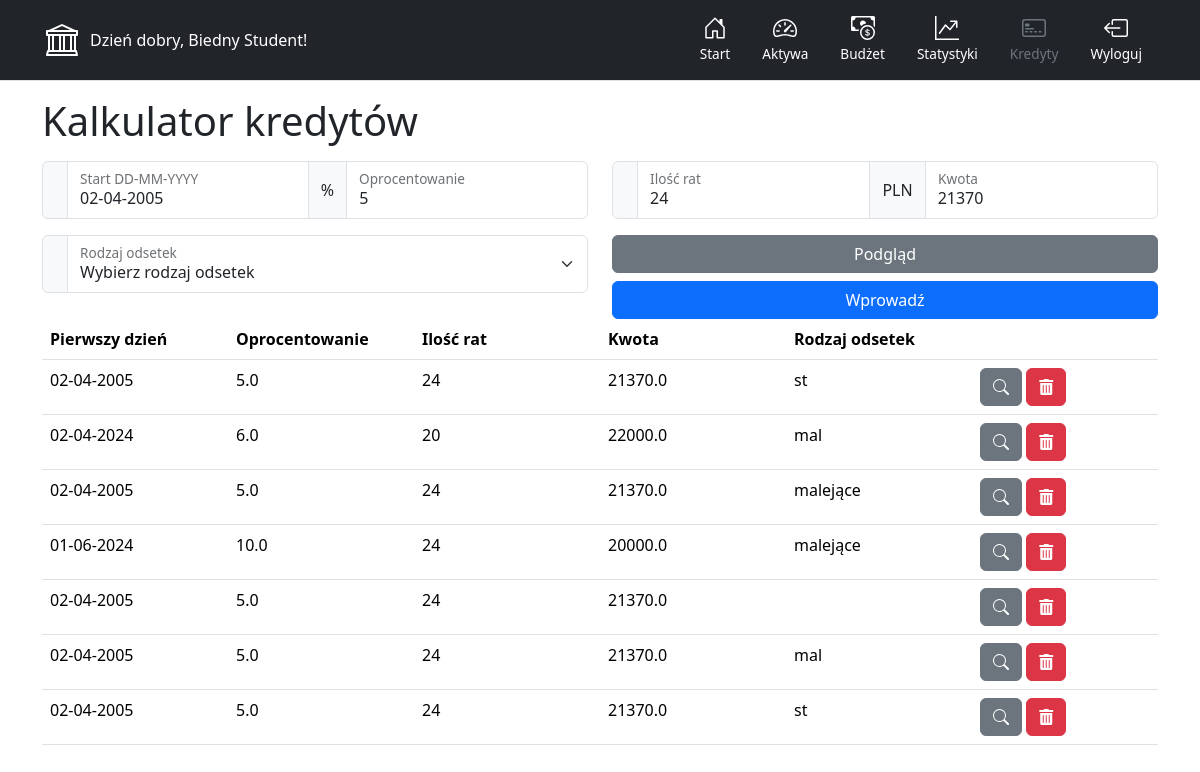
/loans (signed in), run on an earlier commit of the app's database.
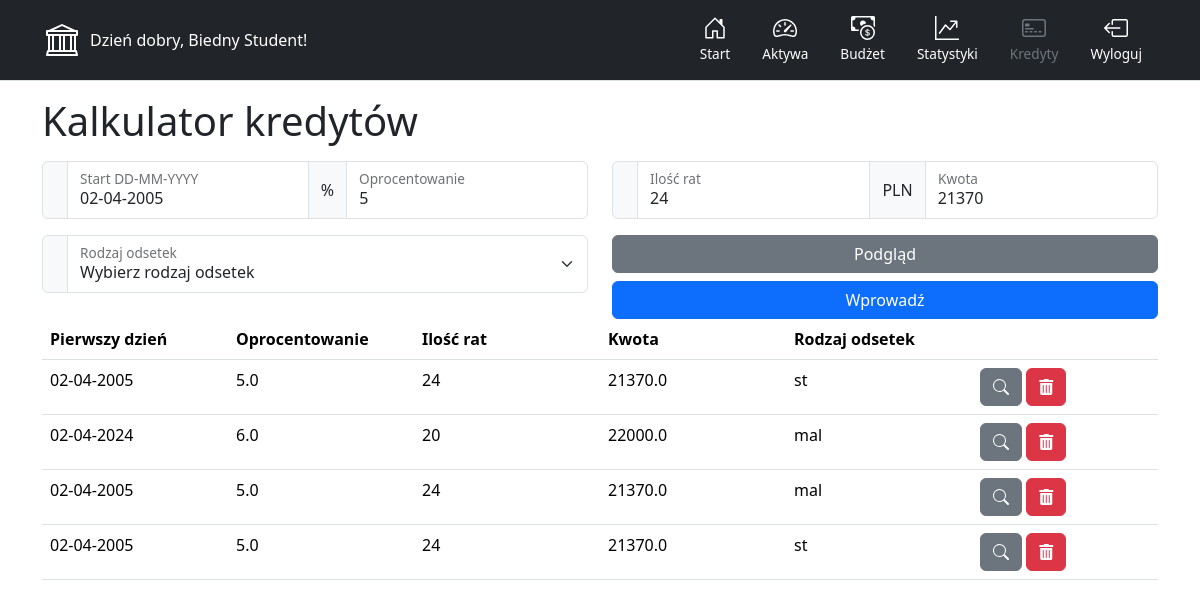
And on a later commit of the database.
### main.py (models this page shows)
class Loans(db.Model):
    __tablename__ = 'loans'
    loan_id = db.Column(db.Integer, primary_key=True)
    user_id = db.Column(db.Integer)
    start_date = db.Column(db.String(12))
    interest = db.Column(db.Float)
    amount_of_installments = db.Column(db.Integer)
    loan_value = db.Column(db.Float)
    type = db.Column(db.String(5))

### main.py (the view, shortened to what this page needs)
@app.route('/loans', methods=['GET', 'POST'])
def loans():
    result = db.session.execute(
        db.select(Loans).where(Loans.user_id == current_user.id))
    data = result.fetchall()
    return render_template('loans.html', user=current_user, current_page='loans.html', data=data)

### main.py (called while the page is built)
@login_manager.user_loader
def load_user(user_id):
    return db.get_or_404(User, user_id)

### templates/loans.html (shortened to what this page needs)
{% include "header.html" %}
<div class="container">
  <h1>Kalkulator kredytów</h1>
  <div class="row">
    <div class="col-md-6">
      <div class="input-group mb-3">
        <span class="input-group-text"></span>
        <div class="form-floating">
          <input
            type="text"
            class="form-control"
            id="floatingInputGroup4"
            placeholder="Start DD-MM-YYYY"
            value="02-04-2005"
          />
          <label for="floatingInputGroup4">Start DD-MM-YYYY</label>
        </div>
        <span class="input-group-text">%</span>
        <div class="form-floating">
          <input
            type="text"
            class="form-control"
            id="floatingInputGroup3"
            placeholder="Oprocentowanie"
            value="5"
          />
          <label for="floatingInputGroup3">Oprocentowanie</label>
        </div>
      </div>
    </div>
    <div class="col-md-6">
      <div class="input-group mb-3">
        <span class="input-group-text"></span>
        <div class="form-floating">
          <input
            type="text"
            class="form-control"
            id="floatingInputGroup2"
            placeholder="Ilość rat"
            value="24"
          />
          <label for="floatingInputGroup2">Ilość rat</label>
        </div>
        <span class="input-group-text">PLN</span>
        <div class="form-floating">
          <input
            type="text"
            class="form-control"
            id="floatingInputGroup1"
            placeholder="Kwota"
            value="21370"
          />
          <label for="floatingInputGroup1">Kwota</label>
        </div>
      </div>
    </div>
  </div>
  <div class="row">
    <div class="col-md-6">
      <div class="input-group mb-3">
        <span class="input-group-text"></span>
        <div class="form-floating">
          <select class="form-select" id="floatingInputGroup5">
            <option selected disabled>Wybierz rodzaj odsetek</option>
          </select>
          <label for="floatingInputGroup5">Rodzaj odsetek</label>
        </div>
      </div>
    </div>
    <div class="col-md-6">
      <div class="d-grid gap-2">
        <button type="button" class="btn btn-secondary">Podgląd</button>
        <button type="button" id="insercik" class="btn btn-primary">
          Wprowadź
        </button>
      </div>
    </div>
  </div>
  <div id="table" class="table-editable">
    <table id="loansTable" class="table" style="table-layout: fixed">
      <thead>
        <tr>
          <th>Pierwszy dzień</th>
          <th>Oprocentowanie</th>
          <th>Ilość rat</th>
          <th>Kwota</th>
          <th>Rodzaj odsetek</th>
          <th></th>
        </tr>
      </thead>
      <tbody>
        {% for value in data %}
        <tr>
    <td id="1" contenteditable="false">{{value[0].start_date}}</td>
    <td id="2" contenteditable="false">{{value[0].interest}}</td>
    <td id="3" contenteditable="false">{{value[0].amount_of_installments}}</td>
    <td id="4" contenteditable="false">{{value[0].loan_value}}</td>
    <td id="5" contenteditable="false">{{value[0].type}}</td>
    <td>
        <button class="table-lookup btn btn-secondary" aria-label="Lookup" data-id="{{value[0].loan_id}}">
            <i class="fa-solid fa-magnifying-glass"><svg xmlns="http://www.w3.org/2000/svg" width="16" height="16" fill="currentColor" class="bi bi-search" viewBox="0 0 16 16">
          <path d="M11.742 10.344a6.5 6.5 0 1 0-1.397 1.398h-.001q.044.06.098.115l3.85 3.85a1 1 0 0 0 1.415-1.414l-3.85-3.85a1 1 0 0 0-.115-.1zM12 6.5a5.5 5.5 0 1 1-11 0 5.5 5.5 0 0 1 11 0"/>
        </svg></i>
        </button>
        <button class="table-remove btn btn-danger" aria-label="Remove Row" data-id="{{value[0].loan_id}}">
            <i class="fas fa-trash-alt" ></i>
        </button>
    </td>
</tr>
        {% endfor %}
      </tbody>
    </table>
  </div>
  {% include "footer.html" %}

What changed in the data, as far as the page shows it:
removed Loans: start_date "02-04-2005", interest "5.0", amount_of_installments "24", loan_value "21370.0", type "malejące"
removed Loans: start_date "01-06-2024", interest "10.0", amount_of_installments "24", loan_value "20000.0", type "malejące"
removed Loans: start_date "02-04-2005", interest "5.0", amount_of_installments "24", loan_value "21370.0"
